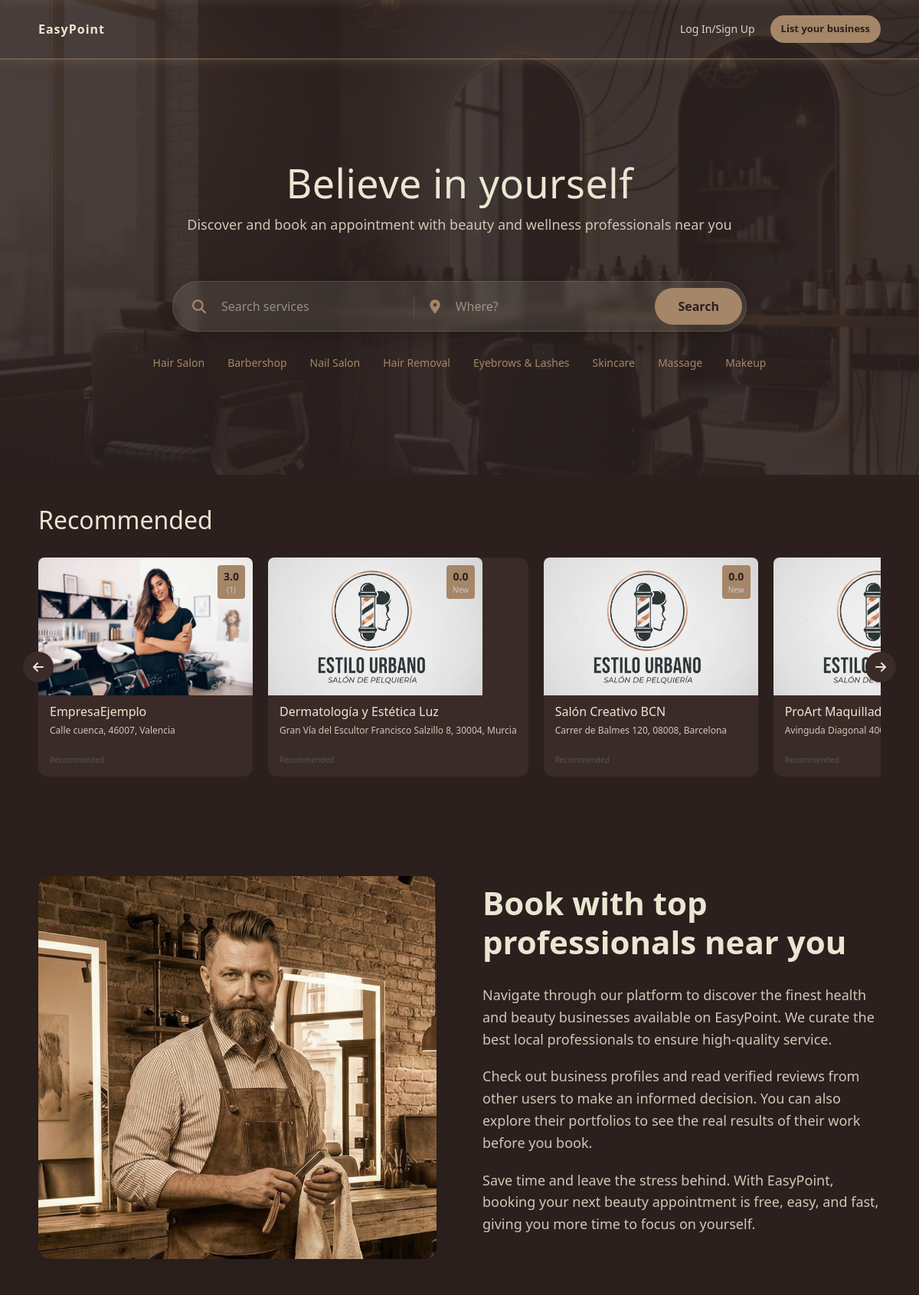
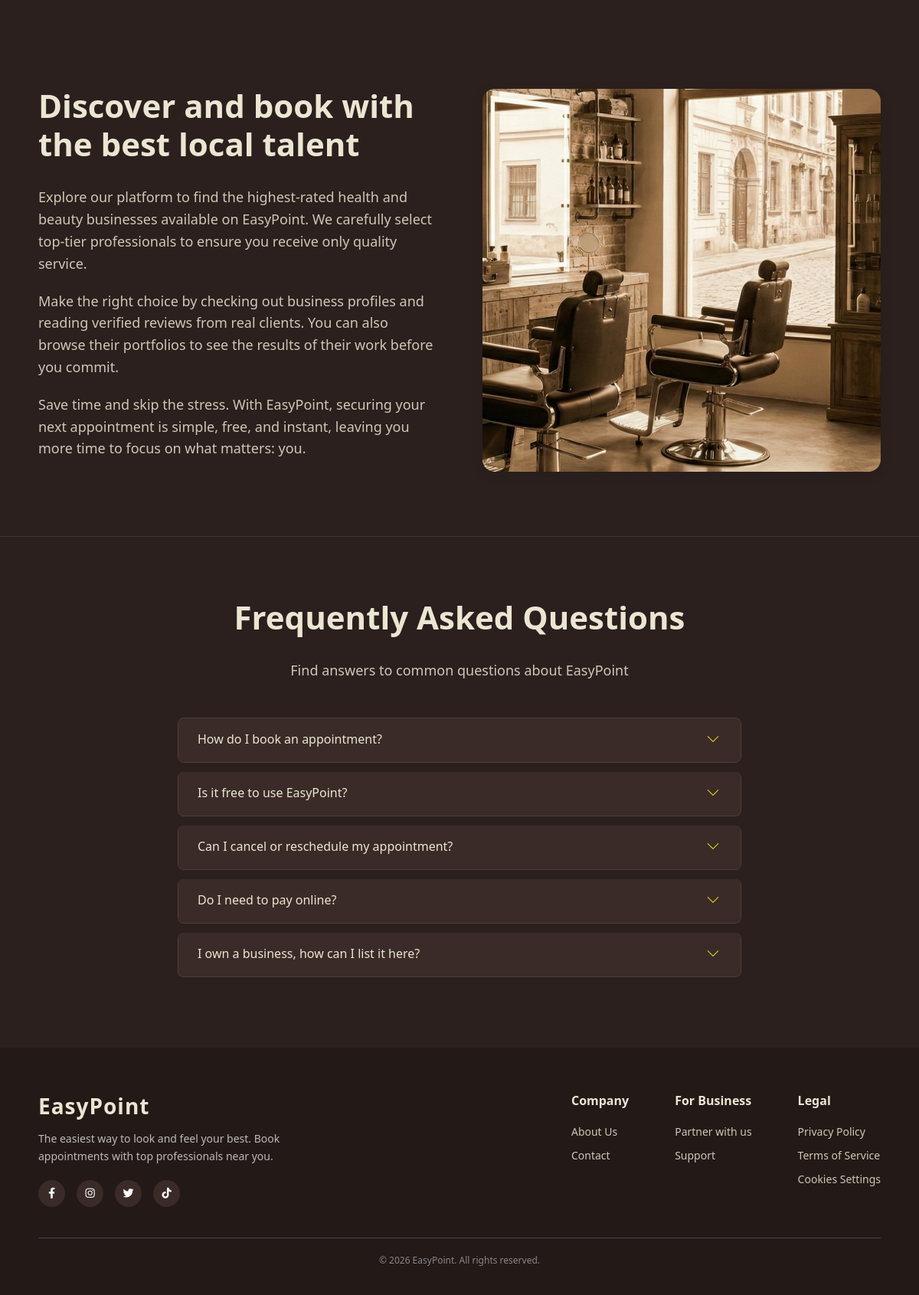
The page / on the database its author committed (2 pictures, top to bottom).
### tables this page shows
CREATE TABLE `users` (
  `id` int NOT NULL,
  `username` varchar(50) NOT NULL,
  `email` varchar(100) NOT NULL,
  `password` varchar(255) NOT NULL,
  `role` enum('admin','user','store') DEFAULT 'user',
  `is_confirmed` tinyint(1) DEFAULT '0',
  `token` varchar(100) DEFAULT NULL,
  `reset_token` varchar(100) DEFAULT NULL,
  `reset_token_expires` datetime DEFAULT NULL,
  `created_at` timestamp NULL DEFAULT CURRENT_TIMESTAMP,
  `business_name` varchar(100) DEFAULT NULL,
  `address` varchar(255) DEFAULT NULL,
  `postal_code` varchar(10) DEFAULT NULL,
  `phone` varchar(20) DEFAULT NULL,
  `city` varchar(100) DEFAULT NULL
);

### index.php (the view, shortened to what the rows shown need)
<?php
$action = $_GET['action'] ?? 'home';
$userModel = new User();
$stores = [];
if ($action === 'home') {
    $searchTerm = $_GET['q'] ?? null;
    $locationTerm = $_GET['loc'] ?? null;
    $categoryFilter = $_GET['category'] ?? null;
    if ($searchTerm || $locationTerm) {
        $stores = $userModel->searchStores($searchTerm, $locationTerm);
    } else {
        $stores = $userModel->getRecommendedStores($categoryFilter);
    }
}
?>
<!DOCTYPE html>
<html lang="en">
<head>
    <link rel="stylesheet" href="https://cdnjs.cloudflare.com/ajax/libs/font-awesome/6.4.0/css/all.min.css">
    <link href="https://cdn.jsdelivr.net/npm/bootstrap@5.3.0/dist/css/bootstrap.min.css" rel="stylesheet">
    <link rel="stylesheet" href="public/css/styles.css">
</head>
<body>
    <header>
        <div class="central-content">
            <h1 class="main-title">Believe in yourself</h1>
        </div>
    </header>
    <section class="recommended-section">
        <h2 class="section-title">Recommended</h2>
        <div class="carousel-container">
            <div class="shops-grid">
                <?php if (empty($stores)): ?>
                    <p style="padding: 20px;">No stores available yet. Be the first to join!</p>
                <?php else: ?>
                    <?php foreach ($stores as $store): ?>
                        <?php
                        $name = !empty($store['business_name']) ? htmlspecialchars($store['business_name']) : 'Unnamed Business';
                        $addressParts = [];
                        if (!empty($store['address']))
                            $addressParts[] = htmlspecialchars($store['address']);
                        if (!empty($store['postal_code']))
                            $addressParts[] = htmlspecialchars($store['postal_code']);
                        if (!empty($store['city']))
                            $addressParts[] = htmlspecialchars($store['city']);
                        $fullAddress = implode(', ', $addressParts);
                        $image = !empty($store['logo_url']) ? 'public/' . htmlspecialchars($store['logo_url']) : 'public/assets/images/tienda-1.png';
                        ?>
                        <a href="index.php?action=view_business&id=<?php echo $store['id']; ?>"
                            style="text-decoration: none; color: inherit;">
                            <article class="shop-card">
                                <div class="image-container">
                                    <img src="<?php echo $image; ?>" alt="<?php echo $name; ?>" class="shop-image">
                                    <div class="rating-label">
                                        <?php echo number_format($store['avg_rating'], 1); ?>
                                        <span class="reviews-text">
                                            <?php echo ($store['review_count'] > 0) ? '(' . $store['review_count'] . ')' : 'New'; ?>
                                        </span>
                                    </div>
                                </div>
                                <div class="shop-info">
                                    <h3 class="shop-name"><?php echo $name; ?></h3>
                                    <p class="shop-address"><?php echo $fullAddress; ?></p>
                                    <span class="sponsored-text">Recommended</span>
                                </div>
                            </article>
                        </a>
                    <?php endforeach; ?>
                <?php endif; ?>
            </div>
        </div>
    </section>
    <section class="features-section">
        <div class="features-container">
            <div class="features-content">
                <h2 class="features-title">Book with top professionals near you</h2>
            </div>
        </div>
    </section>
    <section class="features-section">
        <div class="features-container">
            <div class="features-content">
                <h2 class="features-title">Discover and book with the best local talent</h2>
            </div>
        </div>
    </section>
    <section class="faq-section">
        <div class="container">
            <div class="row justify-content-center">
                <div class="col-12 col-md-10 col-lg-8">
                    <h2 class="features-title text-center">Frequently Asked Questions</h2>
                    <div class="accordion" id="faqAccordion">
                        <div class="accordion-item easypoint-accordion">
                            <h2 class="accordion-header" id="headingOne">
                                <button class="accordion-button collapsed" type="button" data-bs-toggle="collapse"
                                    data-bs-target="#collapseOne" aria-expanded="true" aria-controls="collapseOne">
                                    How do I book an appointment?
                                </button>
                            </h2>
                        </div>
                        <div class="accordion-item easypoint-accordion">
                            <h2 class="accordion-header" id="headingTwo">
                                <button class="accordion-button collapsed" type="button" data-bs-toggle="collapse"
                                    data-bs-target="#collapseTwo" aria-expanded="false" aria-controls="collapseTwo">
                                    Is it free to use EasyPoint?
                                </button>
                            </h2>
                        </div>
                        <div class="accordion-item easypoint-accordion">
                            <h2 class="accordion-header" id="headingThree">
                                <button class="accordion-button collapsed" type="button" data-bs-toggle="collapse"
                                    data-bs-target="#collapseThree" aria-expanded="false" aria-controls="collapseThree">
                                    Can I cancel or reschedule my appointment?
                                </button>
                            </h2>
                        </div>
                        <div class="accordion-item easypoint-accordion">
                            <h2 class="accordion-header" id="headingFour">
                                <button class="accordion-button collapsed" type="button" data-bs-toggle="collapse"
                                    data-bs-target="#collapseFour" aria-expanded="false" aria-controls="collapseFour">
                                    Do I need to pay online?
                                </button>
                            </h2>
                        </div>
                        <div class="accordion-item easypoint-accordion">
                            <h2 class="accordion-header" id="headingFive">
                                <button class="accordion-button collapsed" type="button" data-bs-toggle="collapse"
                                    data-bs-target="#collapseFive" aria-expanded="false" aria-controls="collapseFive">
                                    I own a business, how can I list it here?
                                </button>
                            </h2>
                        </div>
                    </div>
                </div>
            </div>
        </div>
    </section>
    <?php include "views/footer.php" ?>
</body>
</html>

### rows shown on the page
users: shows a picture, avg_rating "3.0", review_count "1", business_name "EmpresaEjemplo", fullAddress "Calle cuenca, 46007, Valencia"
users: avg_rating "0.0", shows "New", business_name "Dermatología y Estética Luz", fullAddress "Gran Vía del Escultor Francisco Salzillo 8, 30004, Murcia"
users: avg_rating "0.0", shows "New", business_name "Salón Creativo BCN", fullAddress "Carrer de Balmes 120, 08008, Barcelona"
users: business_name "ProArt…", fullAddress "Avinguda Diagonal…"

### other values the page prints
$cat "Hair Salon"
$cat "Barbershop"
$cat "Nail Salon"
$cat "Hair Removal"
$cat "Eyebrows & Lashes"
$cat "Skincare"
$cat "Massage"
$cat "Makeup"
